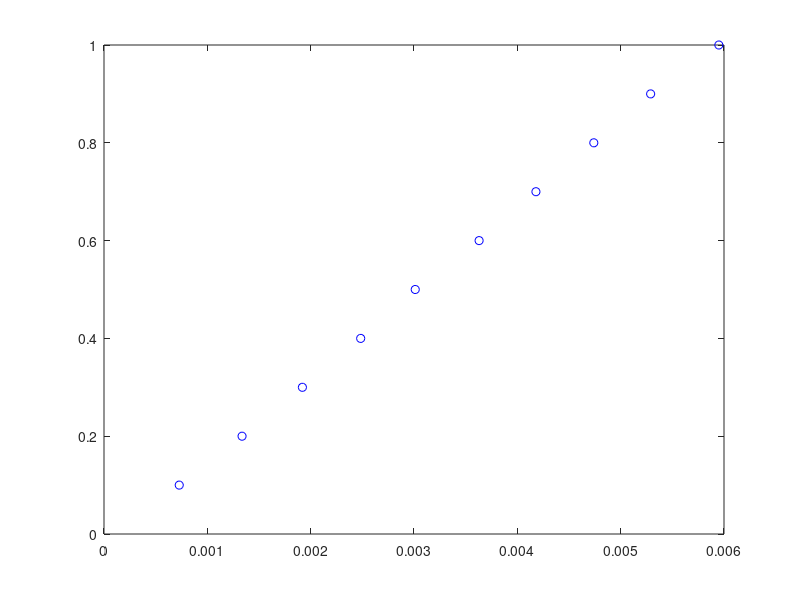

MATLAB code to generate this figure: (Note: this script raises an error after producing the figure.)
% Chris Kreienkamp
% 12/4/17
% AME Lab I - Final

clear all
clf
clc


%% INPUT DATA
deltax = [10 20 30 40 50 60 70 80 90 100]/100;
deltat = [0.728 1.336 1.920 2.484 3.012 3.630 4.180 4.740 5.290 5.950]/1000;


%% PLOT
plot(deltat,deltax,'bo'); hold on
curvefit = fit(deltat',deltax','poly1');
plot(curvefit)
legend('Measured','Theoretical','Location','Northwest')
ylabel('\Delta x (m)'); xlabel('\Delta t (s)')
set(gca,'FontSize',20)
axis([0 6.5*10^-3 0 1.05])

m = coeffvalues(curvefit)
c = confint(curvefit)
